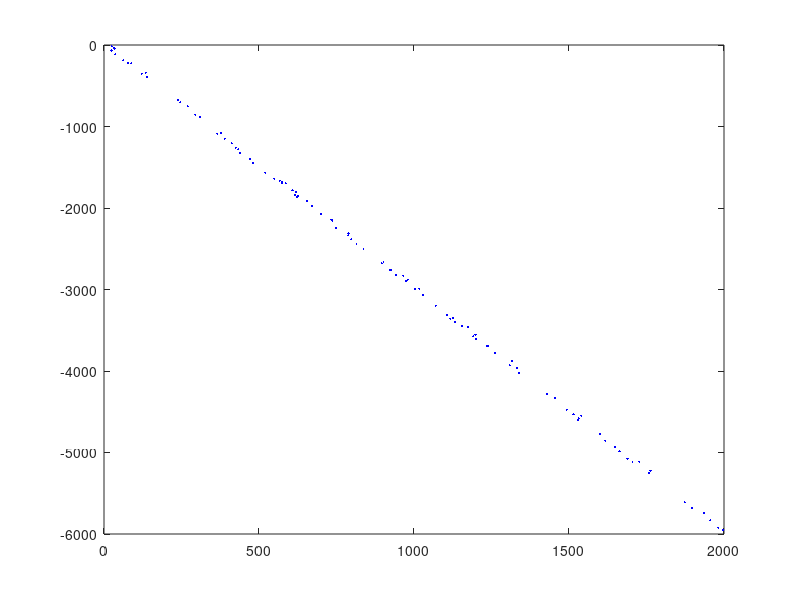
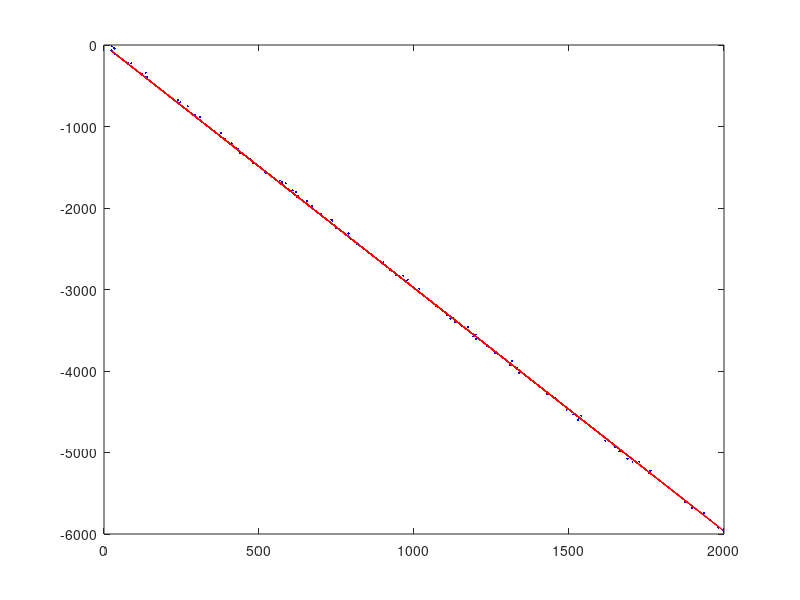

Reproduce these figures in MATLAB, in order.
clc; clear; close all;
% Generate some points around a line
intercept = -10; 
slope = -3;
npts = 100; 
noise = 80;
xs = 10 + rand(npts, 1) * 2000;
ys = slope * xs + intercept + rand(npts, 1) * noise;

% Plot the randomly generated points
figure; plot(xs, ys, 'b.', 'MarkerSize', 5)

% Fit these points to a line
A = [xs, ys, -1 * ones(npts, 1)];
[U, S, V] = svd(A);
fit = V(:, end - 1);

% Get the coefficients a, b, c in ax + by + c = 0
a = fit(1); b = fit(2); c = fit(3);

% Compute slope m and intercept i for y = mx + i
slope_est = -a / b;
intercept_est = c / b;

% Plot fitted line on top of old data
ys_est = slope_est * xs + intercept_est;
figure; plot(xs, ys, 'b.', 'MarkerSize', 5);
hold on; plot(xs, ys_est, 'r-')